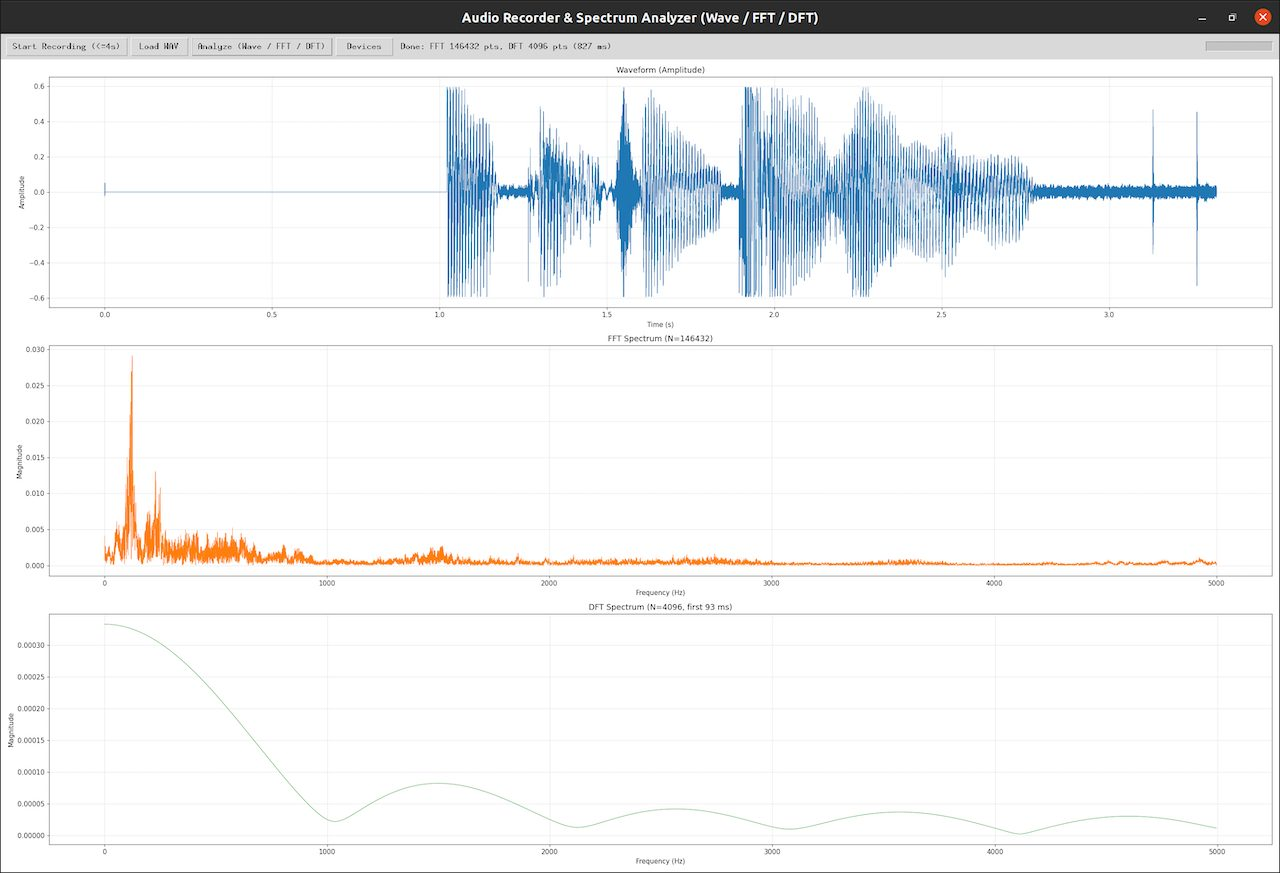

This chart was generated by the following Python code:
import os
import sys
import time
import traceback
import threading
import tkinter as tk
from tkinter import ttk, messagebox, filedialog

import numpy as np
import sounddevice as sd
from scipy.io.wavfile import write as wav_write, read as wav_read

import matplotlib
matplotlib.use("TkAgg")
from matplotlib.figure import Figure
from matplotlib.backends.backend_tkagg import FigureCanvasTkAgg


# ===================== Parameters =====================
SAMPLE_RATE = 44100
MAX_SECONDS = 4                # Max recording duration (seconds)
RECORD_FILE = os.path.abspath("record.wav")

DFT_MAX_POINTS = 4096          # DFT processes only first N points (O(N^2) cost)
PLOT_MAX_FREQ = 5000           # Only plot 0 ~ 5 kHz

# UI font
UI_FONT_FAMILY = 'DejaVu Sans'
UI_FONT_SIZE = 16
UI_SCALING = 1.4


# ===================== Logging =====================
def log(*args):
    msg = " ".join(str(a) for a in args)
    print(f"[{time.strftime('%H:%M:%S')}] {msg}", flush=True)


def log_devices():
    log("=" * 60)
    log("Audio devices:")
    try:
        devices = sd.query_devices()
        for i, d in enumerate(devices):
            log(f"  [{i}] {d['name']}  "
                f"in={d['max_input_channels']} out={d['max_output_channels']} "
                f"default_sr={d['default_samplerate']}")
        log("-" * 60)
        default_in, default_out = sd.default.device
        log(f"Default input index : {default_in}")
        log(f"Default output index: {default_out}")
        if default_in is not None and default_in >= 0:
            log(f"Default input name  : {devices[default_in]['name']}")
        else:
            log("WARNING: No default input device available. Check microphone.")
    except Exception as e:
        log("Failed to query devices:", e)
        traceback.print_exc()
    log("=" * 60)


# ===================== Main App =====================
class AudioApp:
    def __init__(self, root):
        self.root = root
        self.root.title("Audio Recorder & Spectrum Analyzer (Wave / FFT / DFT)")
        self.root.geometry("1000x780")

        self.audio = None
        self.fs = SAMPLE_RATE
        self.is_recording = False
        self.record_thread = None
        self.frames_written = 0

        self.record_buffer = np.zeros(int(MAX_SECONDS * SAMPLE_RATE), dtype=np.float32)

        self._build_ui()
        self.root.after(200, self._print_startup_info)

    def _print_startup_info(self):
        log_devices()
        self._check_default_input()

    def _check_default_input(self):
        try:
            default_in, _ = sd.default.device
            devices = sd.query_devices()
            if default_in is None or default_in < 0:
                self.status.set("WARNING: No default input device")
                log("WARNING: No default input device")
                return
            if devices[default_in]['max_input_channels'] < 1:
                self.status.set(f"WARNING: Default device [{default_in}] is not an input")
                log(f"WARNING: Default device [{default_in}] "
                    f"{devices[default_in]['name']} is not an input device")
        except Exception as e:
            log("Failed to check default input device:", e)

    # ---------------- UI ----------------
    def _build_ui(self):
        # ---- Enlarge ttk widget font ----
        style = ttk.Style()
        ui_font = (UI_FONT_FAMILY, UI_FONT_SIZE)
        style.configure('TButton', font=ui_font, padding=(12, 8))
        style.configure('TLabel',  font=ui_font)
        style.configure('TFrame',  font=ui_font)
        style.configure('TProgressbar', thickness=18)

        top = ttk.Frame(self.root, padding=8)
        top.pack(fill=tk.X)

        self.btn_record = ttk.Button(top, text="Start Recording (<=4s)",
                                     command=self.toggle_record)
        self.btn_record.pack(side=tk.LEFT, padx=4)

        self.btn_load = ttk.Button(top, text="Load WAV",
                                   command=self.load_wav)
        self.btn_load.pack(side=tk.LEFT, padx=4)

        self.btn_analyze = ttk.Button(top, text="Analyze (Wave / FFT / DFT)",
                                      command=self.analyze)
        self.btn_analyze.pack(side=tk.LEFT, padx=4)

        self.btn_devices = ttk.Button(top, text="Devices",
                                      command=log_devices)
        self.btn_devices.pack(side=tk.LEFT, padx=4)

        self.status = tk.StringVar(value="Ready")
        ttk.Label(top, textvariable=self.status).pack(side=tk.LEFT, padx=12)

        self.progress = ttk.Progressbar(top, length=150, maximum=MAX_SECONDS)
        self.progress.pack(side=tk.RIGHT, padx=6)

        # ---- Figure area ----
        self.fig = Figure(figsize=(10, 7), dpi=100)
        self.ax_wave = self.fig.add_subplot(3, 1, 1)
        self.ax_fft  = self.fig.add_subplot(3, 1, 2)
        self.ax_dft  = self.fig.add_subplot(3, 1, 3)

        for ax in (self.ax_wave, self.ax_fft, self.ax_dft):
            ax.title.set_fontsize(14)
            ax.xaxis.label.set_fontsize(12)
            ax.yaxis.label.set_fontsize(12)
            ax.tick_params(labelsize=10)

        self.ax_wave.set_title("Waveform (Amplitude)")
        self.ax_fft.set_title("FFT Spectrum")
        self.ax_dft.set_title("DFT Spectrum")
        self.fig.tight_layout()

        self.canvas = FigureCanvasTkAgg(self.fig, master=self.root)
        self.canvas.get_tk_widget().pack(fill=tk.BOTH, expand=True)

    # ---------------- Recording ----------------
    def toggle_record(self):
        if not self.is_recording:
            self.start_record()
        else:
            self.stop_record()

    def start_record(self):
        try:
            default_in, _ = sd.default.device
            devices = sd.query_devices()
            if default_in is None or default_in < 0:
                messagebox.showerror("Error",
                                     "No input device (microphone) available.")
                return
            if devices[default_in]['max_input_channels'] < 1:
                messagebox.showerror("Error",
                                     f"Default device [{default_in}] "
                                     f"{devices[default_in]['name']} "
                                     f"is not an input device.")
                return
            log(f"Using input device [{default_in}] {devices[default_in]['name']}")
        except Exception as e:
            log("Device check failed:", e)
            traceback.print_exc()

        self.is_recording = True
        self.frames_written = 0
        self.record_buffer[:] = 0
        self.progress['value'] = 0
        self.btn_record.config(text="Stop Recording")
        self.status.set("Recording...")
        log(">> Start recording")

        self.record_thread = threading.Thread(target=self._record_worker, daemon=True)
        self.record_thread.start()
        self._update_progress()

    def _record_worker(self):
        def callback(indata, frames, time_info, status):
            if status:
                log("WARNING: recording status:", status)
            if self.frames_written + frames > len(self.record_buffer):
                log("Max recording length reached, stopping automatically")
                raise sd.CallbackStop()
            self.record_buffer[self.frames_written:self.frames_written + frames] = indata[:, 0]
            self.frames_written += frames

        try:
            with sd.InputStream(
                samplerate=SAMPLE_RATE,
                channels=1,
                dtype="float32",
                callback=callback,
                blocksize=1024,
            ):
                log("InputStream opened, recording...")
                while self.is_recording and self.frames_written < len(self.record_buffer):
                    sd.sleep(50)
        except Exception as e:
            log("ERROR: recording exception:", e)
            traceback.print_exc()
            self.root.after(0, lambda: messagebox.showerror(
                "Recording error", f"{e}\n\nSee console log."))
        finally:
            self.root.after(0, self._finalize_record)

    def stop_record(self):
        self.is_recording = False
        self.status.set("Stopping...")
        log("|| User requested stop")

    def _finalize_record(self):
        self.btn_record.config(text="Start Recording (<=4s)")
        n = self.frames_written
        log(f"Recording finished, {n} samples ({n / SAMPLE_RATE:.2f} s)")

        if n == 0:
            self.status.set("WARNING: No audio captured")
            log("WARNING: No audio captured")
            messagebox.showwarning("Notice",
                                   "No audio captured.\nSee console log.")
            return

        audio = self.record_buffer[:n].copy()
        self.audio = audio
        self.fs = SAMPLE_RATE

        try:
            peak = np.max(np.abs(audio))
            audio_norm = audio / peak if peak > 1.0 else audio
            pcm = (audio_norm * 32767).astype(np.int16)
            wav_write(RECORD_FILE, SAMPLE_RATE, pcm)

            if os.path.exists(RECORD_FILE):
                size = os.path.getsize(RECORD_FILE)
                log(f"Saved: {RECORD_FILE}  ({size} bytes)")
                self.status.set(f"Done: {n / SAMPLE_RATE:.2f} s -> {RECORD_FILE}")
            else:
                log("ERROR: wav file does not exist after write!")
                self.status.set("ERROR: save failed")
        except Exception as e:
            log("ERROR: failed to save wav:", e)
            traceback.print_exc()
            self.status.set("ERROR: save failed, see console")
            messagebox.showerror("Save failed", f"{e}\n\nPath: {RECORD_FILE}")

    def _update_progress(self):
        if self.is_recording:
            sec = self.frames_written / SAMPLE_RATE
            self.progress['value'] = min(sec, MAX_SECONDS)
            self.root.after(100, self._update_progress)
        else:
            self.progress['value'] = 0

    # ---------------- Load WAV ----------------
    def load_wav(self):
        path = RECORD_FILE
        if not os.path.exists(path):
            log(f"{path} not found, opening file dialog")
            path = filedialog.askopenfilename(filetypes=[("WAV", "*.wav")])
            if not path:
                return

        try:
            fs, data = wav_read(path)
            log(f"Read {path}: fs={fs}, shape={data.shape}, dtype={data.dtype}")
            if data.ndim > 1:
                data = data.mean(axis=1)
            if data.dtype == np.int16:
                data = data.astype(np.float32) / 32768.0
            else:
                data = data.astype(np.float32)

            max_len = int(fs * MAX_SECONDS)
            if len(data) > max_len:
                data = data[:max_len]

            self.fs = fs
            self.audio = data
            self.status.set(f"Loaded: {os.path.basename(path)}, "
                            f"{len(data)/fs:.2f} s")
            log(f"Loaded successfully, {len(data)} samples")
        except Exception as e:
            log("ERROR: load failed:", e)
            traceback.print_exc()
            messagebox.showerror("Load error", str(e))

    # ---------------- Analyze ----------------
    def analyze(self):
        if self.audio is None or len(self.audio) == 0:
            messagebox.showwarning("Notice",
                                   "Please record or load a WAV file first.")
            return

        log("Analyzing...")
        self.status.set("Computing Wave / FFT / DFT ...")
        self.root.update_idletasks()

        x = self.audio.astype(np.float32)
        fs = self.fs
        t = np.arange(len(x)) / fs

        # ---------- Waveform ----------
        self.ax_wave.clear()
        self.ax_wave.plot(t, x, linewidth=0.6)
        self.ax_wave.set_title("Waveform (Amplitude)")
        self.ax_wave.set_xlabel("Time (s)")
        self.ax_wave.set_ylabel("Amplitude")
        self.ax_wave.grid(True, alpha=0.3)

        # ---------- FFT ----------
        N = len(x)
        fft_vals = np.fft.rfft(x)
        fft_mag = np.abs(fft_vals) / N * 2
        fft_freqs = np.fft.rfftfreq(N, d=1.0 / fs)
        mask = fft_freqs <= PLOT_MAX_FREQ
        self.ax_fft.clear()
        self.ax_fft.plot(fft_freqs[mask], fft_mag[mask],
                         linewidth=0.7, color="tab:orange")
        self.ax_fft.set_title(f"FFT Spectrum (N={N})")
        self.ax_fft.set_xlabel("Frequency (Hz)")
        self.ax_fft.set_ylabel("Magnitude")
        self.ax_fft.grid(True, alpha=0.3)

        # ---------- DFT (Scheme B: first N points, no decimation) ----------
        seg = x[:DFT_MAX_POINTS] if len(x) > DFT_MAX_POINTS else x
        M = len(seg)
        seg_ms = M / fs * 1000.0
        resolution = fs / M
        log(f"DFT uses first {M} points (~{seg_ms:.1f} ms), "
            f"resolution {resolution:.2f} Hz")

        t0 = time.time()
        dft_vals = self._dft(seg)
        dt = time.time() - t0
        log(f"DFT compute time {dt*1000:.1f} ms")

        dft_mag = np.abs(dft_vals) / M * 2
        dft_freqs = np.fft.fftfreq(M, d=1.0 / fs)

        half = M // 2
        dft_freqs_pos = dft_freqs[:half]
        dft_mag_pos = dft_mag[:half]

        mask2 = dft_freqs_pos <= PLOT_MAX_FREQ
        self.ax_dft.clear()
        self.ax_dft.plot(dft_freqs_pos[mask2], dft_mag_pos[mask2],
                         linewidth=0.7, color="tab:green")
        self.ax_dft.set_title(f"DFT Spectrum (N={M}, first {seg_ms:.0f} ms)")
        self.ax_dft.set_xlabel("Frequency (Hz)")
        self.ax_dft.set_ylabel("Magnitude")
        self.ax_dft.grid(True, alpha=0.3)

        self.fig.tight_layout()
        self.canvas.draw()

        self.status.set(f"Done: FFT {N} pts, DFT {M} pts ({dt*1000:.0f} ms)")
        log("Analysis complete")

    @staticmethod
    def _dft(x):
        """Naive O(N^2) DFT, accelerated by NumPy matrix multiplication"""
        x = np.asarray(x, dtype=np.complex128)
        N = len(x)
        n = np.arange(N)
        k = n.reshape((N, 1))
        W = np.exp(-2j * np.pi * k * n / N)
        return np.dot(W, x)


if __name__ == "__main__":
    log("Program started")
    log(f"Python     : {sys.version}")
    log(f"sounddevice: {sd.__version__}")
    log(f"numpy      : {np.__version__}")
    log(f"Working dir: {os.getcwd()}")
    log(f"Target file: {RECORD_FILE}")
    log(f"MAX_SECONDS = {MAX_SECONDS}, DFT_MAX_POINTS = {DFT_MAX_POINTS}")

    root = tk.Tk()
    root.tk.call('tk', 'scaling', UI_SCALING)
    app = AudioApp(root)
    root.mainloop()
    log("Program exited")
